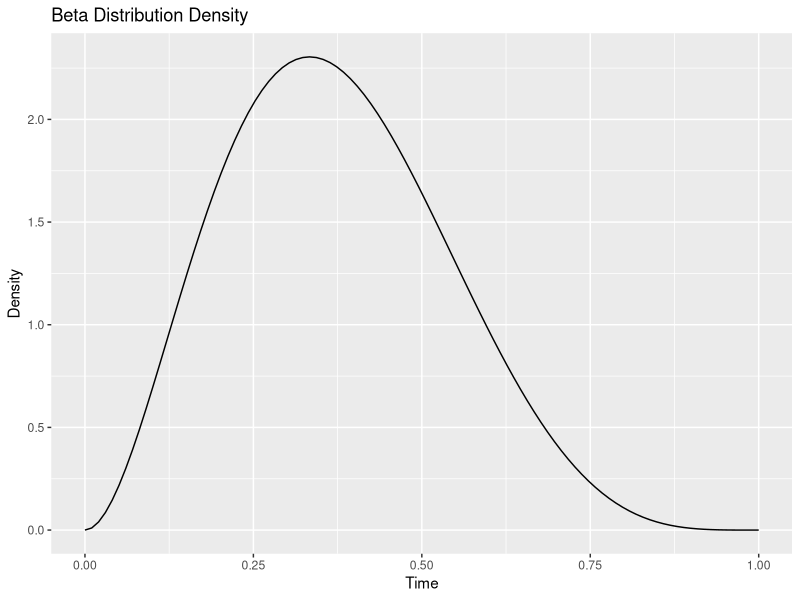
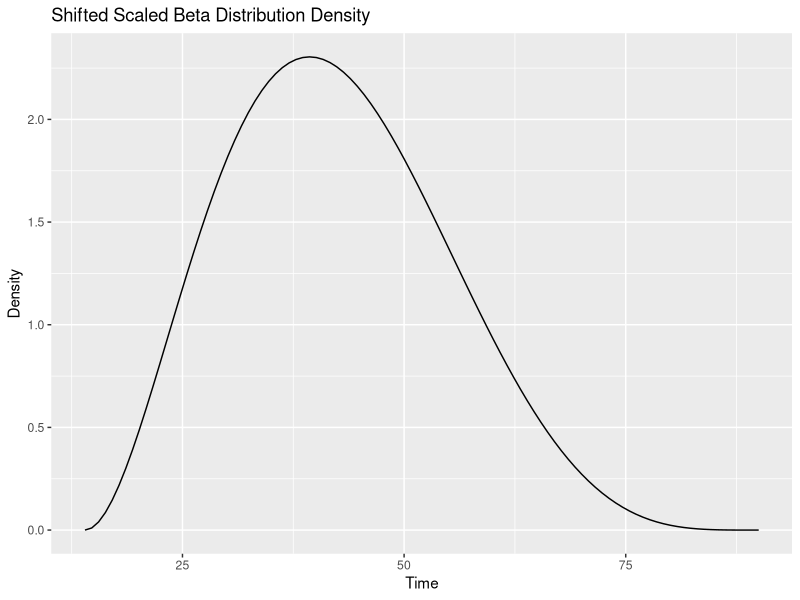
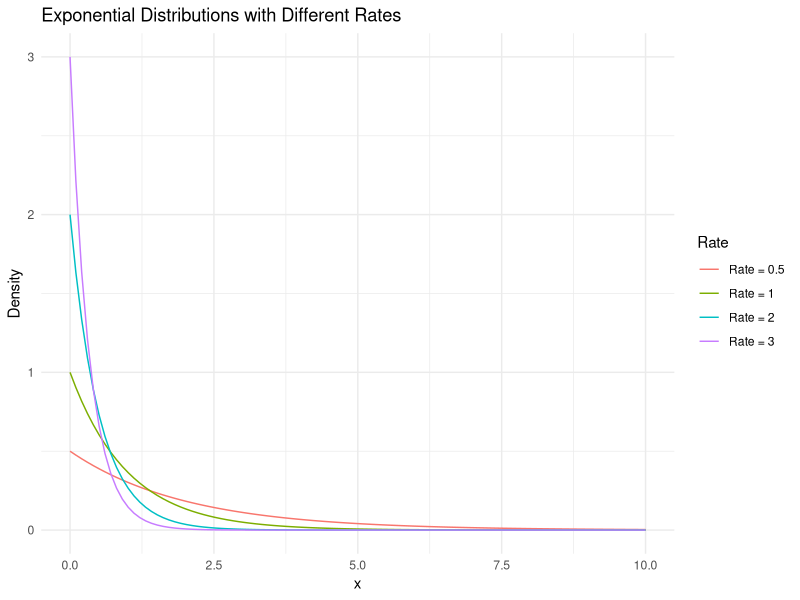

Reproduce these figures in R, in order.
library(dplyr)
library(ggplot2)
alpha <- 3
beta <- 5 # beta = c(beta)
#           where c is determined by the coupon



# time constraints
a <- 14 # min time to next renewal
b <- 90 # max time to next renewal

time_unscaler <- function(t){
  # takes in a scaled time a < t < b and puts it to a t that can 
  # be used in a beta, where 0 < t < 1
  if(length(t) == 1){
    if(t < a || t > b){
      stop("Error: Input must be between a and b.")
    }
    unscaled_time <- (t-a)/(b-a)
    return(unscaled_time)
  }else{
    if (any(t < a) || any(t > b)){
      stop("Error: All values must be between a and b.")
    }
    unscaled_time <- ((t - a) / (b - a))
    return(unscaled_time)
  }
  
}

times_unscaled <- seq(from = 0, to = 1, length.out = 100)
times_scaled <- seq(from = 14, to = 90, length.out = 100)

ggplot(data = data.frame(t=times_unscaled, 
                         d = dbeta(times_unscaled, shape1 = alpha, shape2 = beta)),
       aes(x=t, y=d))+geom_line() + labs(x="Time", y="Density", title = "Beta Distribution Density")

ggplot(data = data.frame(t=times_scaled, 
                         d = dbeta(time_unscaler(times_scaled), shape1 = alpha, shape2 = beta)),
       aes(x=t, y=d))+geom_line() + labs(x="Time",y="Density",  title = "Shifted Scaled Beta Distribution Density")





x_vals <-seq(from=0, to = 10, length.out = 100)


df <- data.frame(
  x = x_vals,
  y_0.5 = dexp(x_vals, rate = 0.5),
  y_1 = dexp(x_vals, rate = 1),
  y_2 = dexp(x_vals, rate = 2),
  y_3 = dexp(x_vals, rate = 3)
)

ggplot(data = df, aes(x = x)) +
  geom_line(aes(y = y_0.5, color = "Rate = 0.5")) +
  geom_line(aes(y = y_1, color = "Rate = 1")) +
  geom_line(aes(y = y_2, color = "Rate = 2")) +
  geom_line(aes(y = y_3, color = "Rate = 3")) +
  labs(title = "Exponential Distributions with Different Rates",
       x = "x", y = "Density", color = "Rate") +
  theme_minimal()